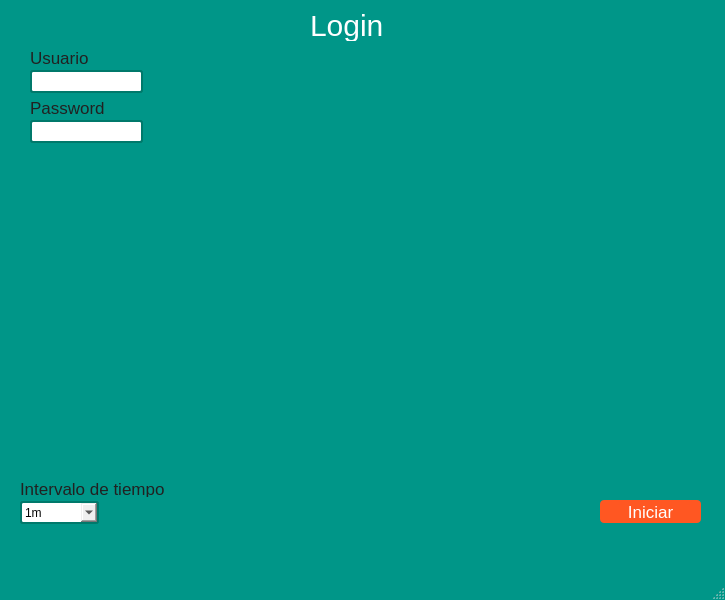
<?xml version="1.0" encoding="UTF-8"?>
<ui version="4.0">
 <class>VentanaLogin</class>
 <widget class="QMainWindow" name="VentanaLogin">
  <property name="geometry">
   <rect>
    <x>0</x>
    <y>0</y>
    <width>725</width>
    <height>600</height>
   </rect>
  </property>
  <property name="windowTitle">
   <string>MainWindow</string>
  </property>
  <property name="styleSheet">
   <string notr="true">/*Cambiamos el color de la ventana*/
	#VentanaLogin{
		background-color: #009688;
	}

	/*Estilos para el botón*/
	QPushButton{
		background-color: #ff5722;
		border-radius: 4px;
		color: #fff;
		font-family: 'Roboto';
		font-size: 17px;
	}
	
	/*Definimos el estilo para un efecto hover sobre el botón,
	este cambiará su background cuando pasemos el mouse por
	encima*/
	QPushButton:hover{
	background-color: #ff7043;
	}

	/*Definimos los estilos para los QLineEdit*/
	QLineEdit{
		border-radius: 3px;
		border: 2px solid #00796b;
	}

	/*Definimos los estilos para los QComboBox*/
	QComboBox{
		border-radius: 3px;
		border: 2px solid #00796b;
	}

	/*Definimos los estilos para los QLabel*/
	QLabel{
		font-family: 'Roboto';
	}

	/*Definimos los estilos para los QLabels cuyos nombres son
	'label_usuario' y 'label-password'*/
	#label_usuario, #label_password, #label_intervalo{
		font-size: 17px;
		color: #212121;
	}
	
	/*Estilo para el QLable cuyo nombre es #label_login*/
	#label_login{
		font-size:30px;
		color: #fff;
	}</string>
  </property>
  <widget class="QWidget" name="centralwidget">
   <widget class="QPushButton" name="button_iniciar">
    <property name="geometry">
     <rect>
      <x>600</x>
      <y>500</y>
      <width>101</width>
      <height>23</height>
     </rect>
    </property>
    <property name="text">
     <string>Iniciar</string>
    </property>
   </widget>
   <widget class="QLineEdit" name="line_usuario">
    <property name="geometry">
     <rect>
      <x>30</x>
      <y>70</y>
      <width>113</width>
      <height>23</height>
     </rect>
    </property>
   </widget>
   <widget class="QLineEdit" name="line_password">
    <property name="geometry">
     <rect>
      <x>30</x>
      <y>120</y>
      <width>113</width>
      <height>23</height>
     </rect>
    </property>
   </widget>
   <widget class="QLabel" name="label_usuario">
    <property name="geometry">
     <rect>
      <x>30</x>
      <y>50</y>
      <width>71</width>
      <height>16</height>
     </rect>
    </property>
    <property name="text">
     <string>Usuario</string>
    </property>
   </widget>
   <widget class="QLabel" name="label_password">
    <property name="geometry">
     <rect>
      <x>30</x>
      <y>100</y>
      <width>81</width>
      <height>16</height>
     </rect>
    </property>
    <property name="text">
     <string>Password</string>
    </property>
   </widget>
   <widget class="QLabel" name="label_login">
    <property name="geometry">
     <rect>
      <x>310</x>
      <y>10</y>
      <width>81</width>
      <height>31</height>
     </rect>
    </property>
    <property name="text">
     <string>Login</string>
    </property>
   </widget>
   <widget class="QComboBox" name="comboBox_intervalo">
    <property name="geometry">
     <rect>
      <x>20</x>
      <y>501</y>
      <width>79</width>
      <height>23</height>
     </rect>
    </property>
    <item>
     <property name="text">
      <string>1m</string>
     </property>
    </item>
    <item>
     <property name="text">
      <string>3m</string>
     </property>
    </item>
    <item>
     <property name="text">
      <string>5m</string>
     </property>
    </item>
    <item>
     <property name="text">
      <string>15m</string>
     </property>
    </item>
    <item>
     <property name="text">
      <string>30m</string>
     </property>
    </item>
    <item>
     <property name="text">
      <string>1h</string>
     </property>
    </item>
    <item>
     <property name="text">
      <string>2h</string>
     </property>
    </item>
    <item>
     <property name="text">
      <string>4h</string>
     </property>
    </item>
    <item>
     <property name="text">
      <string>8h</string>
     </property>
    </item>
    <item>
     <property name="text">
      <string>12h</string>
     </property>
    </item>
    <item>
     <property name="text">
      <string>1d</string>
     </property>
    </item>
    <item>
     <property name="text">
      <string>3d</string>
     </property>
    </item>
    <item>
     <property name="text">
      <string>1w</string>
     </property>
    </item>
    <item>
     <property name="text">
      <string>1M</string>
     </property>
    </item>
   </widget>
   <widget class="QLabel" name="label_intervalo">
    <property name="geometry">
     <rect>
      <x>20</x>
      <y>481</y>
      <width>171</width>
      <height>16</height>
     </rect>
    </property>
    <property name="text">
     <string>Intervalo de tiempo</string>
    </property>
   </widget>
   <widget class="QWidget" name="verticalLayoutWidget">
    <property name="geometry">
     <rect>
      <x>19</x>
      <y>160</y>
      <width>681</width>
      <height>311</height>
     </rect>
    </property>
    <layout class="QVBoxLayout" name="verticalLayout"/>
   </widget>
  </widget>
  <widget class="QMenuBar" name="menubar">
   <property name="geometry">
    <rect>
     <x>0</x>
     <y>0</y>
     <width>725</width>
     <height>20</height>
    </rect>
   </property>
  </widget>
  <widget class="QStatusBar" name="statusbar"/>
 </widget>
 <resources/>
 <connections/>
</ui>
